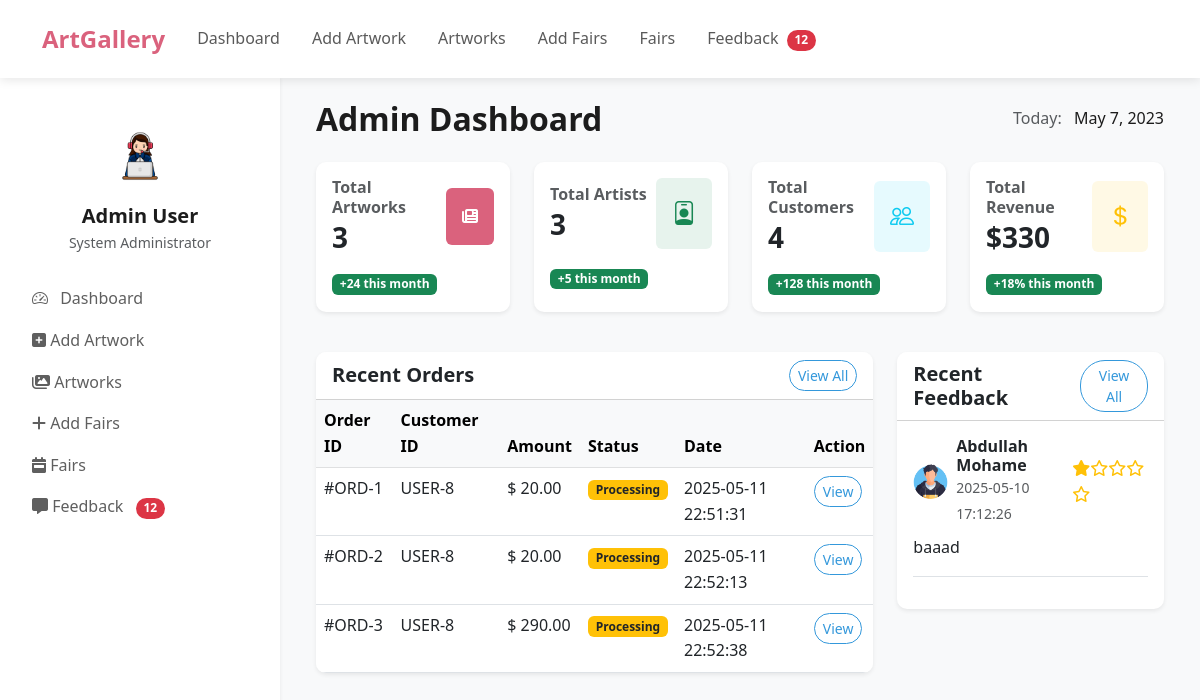
Page /admin/admin-dashboard.php on the committed database.
### tables this page shows
CREATE TABLE `orders` (
  `id` int(11) NOT NULL,
  `user_id` int(11) NOT NULL,
  `total_amount` decimal(10,2) NOT NULL,
  `order_date` datetime NOT NULL
);

CREATE TABLE `feedback` (
  `id` int(11) NOT NULL,
  `user_id` int(11) DEFAULT NULL,
  `rating` int(1) NOT NULL DEFAULT 0,
  `feedback_type` enum('general','suggestion','question') NOT NULL,
  `subject` varchar(255) NOT NULL,
  `message` text NOT NULL,
  `email` varchar(255) NOT NULL,
  `submitted_at` timestamp NOT NULL DEFAULT current_timestamp()
);

CREATE TABLE `users` (
  `id` int(11) NOT NULL,
  `name` varchar(255) NOT NULL,
  `email` varchar(255) NOT NULL,
  `password` varchar(255) NOT NULL,
  `role` varchar(255) NOT NULL,
  `image` varchar(255) NOT NULL DEFAULT 'uploads/profile/unknown.png',
  `work_name` varchar(100) DEFAULT NULL,
  `bio` varchar(255) DEFAULT NULL
);

### class/class.php (called while the page is built, shortened)
<?php
class Admin extends User
{
    public function ShowFeedback()
    {
        require_once('../includes/conn.php');
        $showFeedback = "SELECT feedback.*, users.name, users.image
                            FROM feedback
                            JOIN users ON feedback.user_id = users.id
                            ORDER BY feedback.id DESC";
        $showFeedbackResult = mysqli_query($conn, $showFeedback);
        return $showFeedbackResult;
    }
}

### admin/admin-dashboard.php (the view, shortened to what this page needs)
<!DOCTYPE html>
<html lang="en">
<head>
    <link href="https://cdn.jsdelivr.net/npm/bootstrap@5.3.0-alpha1/dist/css/bootstrap.min.css" rel="stylesheet">
    <link rel="stylesheet" href="https://cdn.jsdelivr.net/npm/bootstrap-icons@1.10.3/font/bootstrap-icons.css">
    <link rel="stylesheet" href="../assets/css/style.css">
</head>
<body>
    <div class="d-flex">
        <?php
        include 'includes/header.php';
        include 'includes/conn.php';
        ?>
        <div class="main-content p-4 bg-light">
            <div class="container-fluid">
                <div class="d-flex justify-content-between align-items-center mb-4">
                    <h2 class="mb-0">Admin Dashboard</h2>
                    <div>
                        <span class="text-muted me-2">Today:</span>
                        <span id="currentDate">May 7, 2023</span>
                    </div>
                </div>
                <div class="row mb-4">
                    <div class="col-md-3 mb-3">
                        <div class="card h-100 border-0 shadow-sm">
                            <div class="card-body">
                                <div class="d-flex justify-content-between align-items-center">
                                    <div>
                                        <h6 class="text-muted mb-1">Total Artworks</h6>
                                        <?php
                                        $result = $conn->query("SELECT COUNT(*) FROM artworks ");
                                        $count = $result->fetch_row()[0];
                                        echo "<h3 class='mb-0'>$count</h3>";
                                        ?>
                                    </div>
                                    <div class="bg-primary bg-opacity-10 p-3 rounded">
                                        <i style="color: white;" class="fa-solid fa-newspaper"></i>
                                    </div>
                                </div>
                                <div class="mt-3">
                                    <span class="badge bg-success">+24 this month</span>
                                </div>
                            </div>
                        </div>
                    </div>
                    <div class="col-md-3 mb-3">
                        <div class="card h-100 border-0 shadow-sm">
                            <div class="card-body">
                                <div class="d-flex justify-content-between align-items-center">
                                    <div>
                                        <h6 class="text-muted mb-1">Total Artists</h6>
                                        <?php
                                        $result = $conn->query("SELECT COUNT(*) FROM users WHERE `role`= 'artist' ");
                                        $count = $result->fetch_row()[0];
                                        echo "<h3 class='mb-0'>$count</h3>";
                                        ?>
                                    </div>
                                    <div class="bg-success bg-opacity-10 p-3 rounded">
                                        <i class="bi bi-person-badge text-success fs-4"></i>
                                    </div>
                                </div>
                                <div class="mt-3">
                                    <span class="badge bg-success">+5 this month</span>
                                </div>
                            </div>
                        </div>
                    </div>
                    <div class="col-md-3 mb-3">
                        <div class="card h-100 border-0 shadow-sm">
                            <div class="card-body">
                                <div class="d-flex justify-content-between align-items-center">
                                    <div>
                                        <h6 class="text-muted mb-1">Total Customers</h6>
                                        <?php
                                        $result = $conn->query("SELECT COUNT(*) FROM users WHERE `role`= 'visitor' ");
                                        $count = $result->fetch_row()[0];
                                        echo "<h3 class='mb-0'>$count</h3>";
                                        ?>
                                    </div>
                                    <div class="bg-info bg-opacity-10 p-3 rounded">
                                        <i class="bi bi-people text-info fs-4"></i>
                                    </div>
                                </div>
                                <div class="mt-3">
                                    <span class="badge bg-success">+128 this month</span>
                                </div>
                            </div>
                        </div>
                    </div>
                    <div class="col-md-3 mb-3">
                        <div class="card h-100 border-0 shadow-sm">
                            <div class="card-body">
                                <div class="d-flex justify-content-between align-items-center">
                                    <div>
                                        <?php
                                        $qry = "SELECT SUM(total_amount) AS total_revenue FROM orders";
                                        $result = mysqli_query($conn, $qry);
                                        $totalRevenue = 0;
                                        if ($result && mysqli_num_rows($result) > 0) {
                                            $row = mysqli_fetch_assoc($result);
                                            $totalRevenue = $row['total_revenue'];
                                        }
                                        ?>
                                        <div>
                                            <h6 class="text-muted mb-1">Total Revenue</h6>
                                            <h3 class="mb-0">$<?php echo number_format($totalRevenue); ?></h3>
                                        </div>
                                    </div>
                                    <div class="bg-warning bg-opacity-10 p-3 rounded">
                                        <i class="bi bi-currency-dollar text-warning fs-4"></i>
                                    </div>
                                </div>
                                <div class="mt-3">
                                    <span class="badge bg-success">+18% this month</span>
                                </div>
                            </div>
                        </div>
                    </div>
                </div>
                <div class="row mb-4">
                    <div class="col-lg-8 mb-4 mb-lg-0">
                        <div class="card border-0 shadow-sm">
                            <div class="card-header bg-white d-flex justify-content-between align-items-center">
                                <h5 class="mb-0">Recent Orders</h5>
                                <a href="admin-orders.html" class="btn btn-sm btn-outline-primary">View All</a>
                            </div>
                            <div class="card-body p-0">
                                <div class="table-responsive">
                                    <table class="table table-hover mb-0">
                                        <thead class="table-light">
                                            <tr>
                                                <th>Order ID</th>
                                                <th>Customer ID</th>
                                                <th>Amount</th>
                                                <th>Status</th>
                                                <th>Date</th>
                                                <th>Action</th>
                                            </tr>
                                        </thead>
                                        <tbody>
                                            <?php
                                            $sql = "SELECT * FROM orders";
                                            $result = mysqli_query($conn, $sql);
                                            while ($row = mysqli_fetch_assoc($result)) {
                                            ?>
                                                <tr>
                                                    <td>#ORD-<?php echo $row['id'] ?></td>
                                                    <td>USER-<?php echo $row['user_id'] ?></td>
                                                    <td>$ <?php echo $row['total_amount'] ?></td>
                                                    <td><span class="badge bg-warning text-dark">Processing</span></td>
                                                    <td><?php echo $row['order_date'] ?></td>
                                                    <td>
                                                        <a href="admin-order-detail.html" class="btn btn-sm btn-outline-primary">View</a>
                                                    </td>
                                                </tr>
                                            <?php
                                            }
                                            ?>
                                        </tbody>
                                    </table>
                                </div>
                            </div>
                        </div>
                    </div>
                    <div class="col-lg-4">
                        <div class="card border-0 shadow-sm">
                            <div class="card-header bg-white d-flex justify-content-between align-items-center">
                                <h5 class="mb-0">Recent Feedback</h5>
                                <a href="admin-feedback.php" class="btn btn-sm btn-outline-primary">View All</a>
                            </div>
                            <div class="card-body">
                                <?php
                                require_once('../class/class.php');
                                $admin = new Admin();
                                $rowData = $admin->ShowFeedback();
                                while ($row = mysqli_fetch_assoc($rowData)) {
                                ?>
                                    <div class="feedback-item mb-3 pb-3 border-bottom">
                                        <div class="d-flex justify-content-between align-items-center mb-2">
                                            <div class="d-flex align-items-center">
                                                <img src="../back/<?php echo $row['image'] ?>" class="rounded-circle me-2" alt="User" width="35px">
                                                <div>
                                                    <h6 class="mb-0"><?php echo $row['name'] ?></h6>
                                                    <small class="text-muted"><?php echo $row['submitted_at'] ?></small>
                                                </div>
                                            </div>
                                            <div class="text-warning">
                                                <?php
                                                $rating = $row['rating'];
                                                for ($i = 1; $i <= 5; $i++) {
                                                    echo ($i <= $rating) ? '<i class="fa-solid fa-star"></i>' : '<i class="fa-regular fa-star"></i>';
                                                }
                                                ?>
                                            </div>
                                        </div>
                                        <p class="mb-0"><?php echo $row['message'] ?></p>
                                    </div>
                                <?php
                                }
                                ?>
                            </div>
                        </div>
                    </div>
                </div>
            </div>
        </div>
    </div>
</body>
</html>

### assets/css/style.css (style rules this page uses)
:root { --primary-color: #da627d; --primary-color-hover: #c55570; --secondary-color: #eae7dc; --main-bg-color: #f5f5f3; --primary-text: #1c1c1c; --secondary-text: #5f5f5f; --error-color: #d72638; }
body { font-family: "Segoe UI", Tahoma, Geneva, Verdana, sans-serif; background-color: var(--main-bg-color); color: var(--primary-text); padding-top: 76px; line-height: 1.6; }
h1, h2, h3, h4, h5, h6 { font-weight: 600; }
a { color: var(--primary-color); transition: color 0.3s ease; }
.btn-outline-primary { color: var(--primary-color); border-color: var(--primary-color); }
.bg-primary { background-color: var(--primary-color) !important; }
.btn-sm { font-size: 14px; }
.btn-outline-primary { border: 1px solid #3498db; color: #3498db; }
.btn-sm { border-radius: 25px; }
.main-content { margin-left: 280px; width: calc(100% - 280px); min-height: 100vh; }
.card { border-radius: 10px; overflow: hidden; }
.card-header, .card-footer { background-color: transparent; }

### rows in the picture
orders: id "1", user "8", total_amount "20.00", order_date "2025-05-11 22:51:31"
orders: id "2", user "8", total_amount "20.00", order_date "2025-05-11 22:52:13"
orders: id "3", user "8", total_amount "290.00", order_date "2025-05-11 22:52:38"
feedback: user.image (picture), user.name "Abdullah Mohame", submitted_at "2025-05-10 17:12:26", rating 1 (drawn), message "baaad"

### other values in the picture
$count "3"
$count "4"
$totalRevenue "330"
